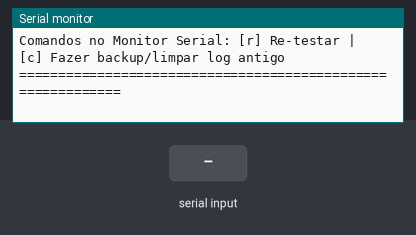
The sketch below on a simulated ESP32. Shown: the last lines printed to the serial monitor. Inputs (shaded band) come from the test bench. Storage starts empty.

Above: at 2.5 s.
2.6 s: "rms;pico\n" received over Serial
At 3.8 s:
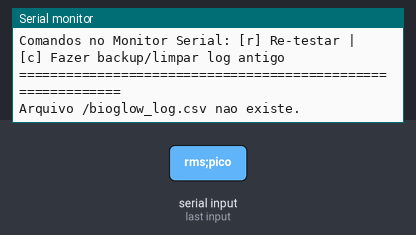
4.4 s: "r\n" received over Serial
At 4.62 s:
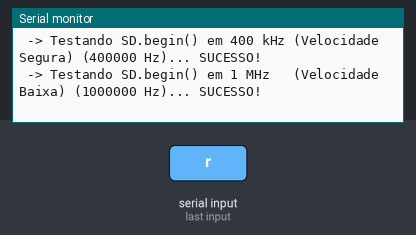

Measured:
- after the input at 2.6 s, the serial monitor: prints a new line after 0.36 s (image 1)

The sketch:

teste_sd_diagnostico.ino
```cpp
#include <Arduino.h>
#include <SPI.h>
#include <SD.h>

// ============================================================================
// MINI CÓDIGO DE DIAGNÓSTICO DO CARTÃO SD - PROJETO BIOGLOW (ESP32)
// ============================================================================
// Pinos do barramento VSPI usados no bioglow_boia.ino:
const int SD_CS   = 5;
const int SD_SCK  = 18;
const int SD_MISO = 19;
const int SD_MOSI = 23;

const char* ARQUIVO_TESTE = "/teste_sd_bioglow.txt";
const char* ARQUIVO_LOG   = "/bioglow_log.csv";

void testarPinosEletricos() {
  Serial.println("\n--- [ETAPA 1] DIAGNOSTICO ELETRICO DOS PINOS SPI ---");

  // Testa se MISO (GPIO 19) esta preso em GND ou respondendo ao pull-up
  pinMode(SD_CS, OUTPUT);
  digitalWrite(SD_CS, HIGH); // Desativa o chip select do SD

  pinMode(SD_MISO, INPUT_PULLDOWN);
  delay(10);
  int misoDown = digitalRead(SD_MISO);

  pinMode(SD_MISO, INPUT_PULLUP);
  delay(10);
  int misoUp = digitalRead(SD_MISO);

  Serial.printf("GPIO 19 (MISO) com PULLDOWN: %s | com PULLUP: %s\n",
                misoDown ? "HIGH (3.3V)" : "LOW (0V)",
                misoUp   ? "HIGH (3.3V)" : "LOW (0V)");

  if (misoUp == LOW) {
    Serial.println("[ALERTA CRITICO] O pino MISO (GPIO 19) esta preso em LOW (0V) mesmo com PULLUP!");
    Serial.println(" -> Possivel curto com GND, fio ligado errado, ou modulo SD sem alimentacao (VCC desligado) segurando a linha.");
  } else {
    Serial.println("[OK] Linha MISO responde ao nivel ALTO (nao esta em curto com GND).");
  }

  // Verifica se CS (GPIO 5) consegue subir para HIGH
  pinMode(SD_CS, INPUT_PULLUP);
  delay(5);
  int csVal = digitalRead(SD_CS);
  pinMode(SD_CS, OUTPUT);
  digitalWrite(SD_CS, HIGH);
  Serial.printf("GPIO 5  (CS)   em repouso: %s\n", csVal ? "HIGH (OK)" : "LOW (ALERTA: preso em 0V!)");
}

bool testarFrequenciaSPI(uint32_t freqHz, const char* rotulo) {
  SD.end();
  SPI.end();
  delay(50);

  pinMode(SD_CS, OUTPUT);
  digitalWrite(SD_CS, HIGH);
  pinMode(SD_MISO, INPUT_PULLUP); // Ajuda modulos SD sem pull-up forte no DO/MISO

  SPI.begin(SD_SCK, SD_MISO, SD_MOSI, SD_CS);
  delay(20);

  Serial.printf(" -> Testando SD.begin() em %s (%lu Hz)... ", rotulo, (unsigned long)freqHz);
  bool ok = SD.begin(SD_CS, SPI, freqHz);
  if (!ok) {
    Serial.println("FALHOU!");
    return false;
  }

  uint8_t cardType = SD.cardType();
  if (cardType == CARD_NONE) {
    Serial.println("FALHOU (CARD_NONE - nenhum cartao detectado)!");
    SD.end();
    return false;
  }

  Serial.println("SUCESSO!");
  return true;
}

void inspecionarArquivoLog() {
  Serial.println("\n--- [ETAPA 5] INSPECAO DO ARQUIVO /bioglow_log.csv ---");
  if (!SD.exists(ARQUIVO_LOG)) {
    Serial.println("O arquivo /bioglow_log.csv ainda NAO existe no cartao.");
    return;
  }

  File f = SD.open(ARQUIVO_LOG, FILE_READ);
  if (!f) {
    Serial.println("[ERRO] Nao foi possivel abrir /bioglow_log.csv para leitura!");
    return;
  }

  size_t tamanho = f.size();
  Serial.printf("Arquivo encontrado! Tamanho: %u bytes\n", (unsigned int)tamanho);
  Serial.println("Primeiras 5 linhas do arquivo:");
  Serial.println("--------------------------------------------------");

  int linhaNum = 0;
  String primeiraLinha = "";
  while (f.available() && linhaNum < 5) {
    String linha = f.readStringUntil('\n');
    linha.trim();
    if (linhaNum == 0) primeiraLinha = linha;
    Serial.printf("  [%d] %s\n", linhaNum + 1, linha.c_str());
    linhaNum++;
  }
  Serial.println("--------------------------------------------------");

  if (primeiraLinha.indexOf("rms;pico") >= 0) {
    Serial.println("[ATENCAO - CAUSA DE SOFTWARE DETECTADA!]");
    Serial.println(" -> O arquivo /bioglow_log.csv tem o cabecalho ANTIGO (epoch;data;hora;rms;pico - 5 colunas)!");
    Serial.println(" -> O codigo novo (bioglow_boia.ino) exige 7 colunas (epoch;data;hora;ph;temp;cond;turb)");
    Serial.println("    e ignora todas as linhas antigas de 5 colunas!");
    Serial.println(" -> Digite 'c' no Monitor Serial para renomear/limpar o log antigo.");
  }
  f.close();
}

void executarDiagnosticoCompleto() {
  Serial.println("\n============================================================");
  Serial.println("     INICIANDO DIAGNOSTICO COMPLETO DO SD (BIOGLOW)");
  Serial.println("============================================================");
  Serial.printf("Pinos configurados: CS=%d | SCK=%d | MISO=%d | MOSI=%d\n",
                SD_CS, SD_SCK, SD_MISO, SD_MOSI);

  // 1. Teste eletrico dos pinos
  testarPinosEletricos();

  // 2. Teste de inicializacao em diferentes frequencias SPI
  Serial.println("\n--- [ETAPA 2] TESTE DE BARRAMENTO SPI E VELOCIDADES ---");
  bool ok400k = testarFrequenciaSPI(400000,  "400 kHz (Velocidade Segura)");
  bool ok1M   = testarFrequenciaSPI(1000000, "1 MHz   (Velocidade Baixa)");
  bool ok4M   = testarFrequenciaSPI(4000000, "4 MHz   (Velocidade do Projeto)");

  if (!ok400k && !ok1M && !ok4M) {
    Serial.println("\n[RESULTADO: FALHA TOTAL DE COMUNICACAO SPI COM O SD]");
    Serial.println("Verifique os seguintes itens no seu novo circuito:");
    Serial.println("  1. ALIMENTACAO (VCC do modulo SD):");
    Serial.println("     - Se for o modulo SD tradicional (azul com regulador AMS1117), o VCC DEVE ir no 5V (VIN), NAO no 3V3!");
    Serial.println("     - Se estiver no 3V3, o regulador derruba a tensao para ~2.2V e o cartao para de funcionar.");
    Serial.println("  2. INVERSAO MISO / MOSI:");
    Serial.println("     - Confira se MISO esta no GPIO 19 e MOSI no GPIO 23 (no SPI nao se cruza fios, e MISO->19 e MOSI->23).");
    Serial.println("  3. CONFLITO COM O NOVO SENSOR DS18B20 (GPIO 4):");
    Serial.println("     - O GPIO 4 fica colado no GPIO 5 (SD_CS). Verifique se o resistor de pull-up do DS18B20");
    Serial.println("       nao esta encostando no GPIO 5 ou ligado no pino errado da protoboard.");
    Serial.println("  4. QUEDA DE TENSAO / GND:");
    Serial.println("     - Desconecte temporariamente o VCC dos sensores de pH, Turbidez e TDS e digite 'r' para re-testar.");
    return;
  }

  if ((ok400k || ok1M) && !ok4M) {
    Serial.println("\n[ALERTA DE HARDWARE] O cartao funciona em baixa velocidade, mas FALHA em 4 MHz!");
    Serial.println(" -> Causa: Ruido nos jumpers da protoboard, cabos longos ou queda de tensao (3.3V/5V).");
    Serial.println(" -> Mantendo conexao em 1 MHz para continuar os testes...");
    testarFrequenciaSPI(1000000, "1 MHz");
  }

  // 3. Informacoes do Cartao
  Serial.println("\n--- [ETAPA 3] INFORMACOES DO CARTAO SD ---");
  uint8_t cardType = SD.cardType();
  Serial.print("Tipo do Cartao: ");
  if (cardType == CARD_MMC)       Serial.println("MMC");
  else if (cardType == CARD_SD)   Serial.println("SDSC (Ate 2 GB)");
  else if (cardType == CARD_SDHC) Serial.println("SDHC / SDXC (> 2 GB)");
  else                            Serial.println("DESCONHECIDO");

  uint64_t cardSizeMB = SD.cardSize() / (1024ULL * 1024ULL);
  uint64_t totalMB    = SD.totalBytes() / (1024ULL * 1024ULL);
  uint64_t usedMB     = SD.usedBytes() / (1024ULL * 1024ULL);
  Serial.printf("Tamanho Fisico: %llu MB | Volume FAT: %llu MB | Usado: %llu MB\n",
                cardSizeMB, totalMB, usedMB);

  // 4. Teste de Escrita e Leitura
  Serial.println("\n--- [ETAPA 4] TESTE DE ESCRITA E LEITURA DE ARQUIVO ---");
  File fw = SD.open(ARQUIVO_TESTE, FILE_WRITE);
  if (!fw) {
    Serial.println("[ERRO] O cartao iniciou, mas FALHOU ao criar arquivo para escrita!");
    Serial.println(" -> Possivel cartao corrompido (formate em FAT32) ou queda de tensao no pico de escrita.");
  } else {
    String msgTeste = "Teste Bioglow SD OK - millis=" + String(millis());
    fw.println(msgTeste);
    fw.close();
    Serial.println("[OK] Escrita concluida com sucesso.");

    File fr = SD.open(ARQUIVO_TESTE, FILE_READ);
    if (!fr) {
      Serial.println("[ERRO] Falhou ao reabrir o arquivo de teste para leitura!");
    } else {
      String lido = fr.readStringUntil('\n');
      lido.trim();
      fr.close();
      Serial.printf("[OK] Conteudo lido do SD: \"%s\"\n", lido.c_str());
    }
  }

  // 5. Inspeciona o arquivo do projeto (/bioglow_log.csv)
  inspecionarArquivoLog();

  Serial.println("\n============================================================");
  Serial.println("Comandos no Monitor Serial: [r] Re-testar | [c] Fazer backup/limpar log antigo");
  Serial.println("============================================================\n");
}

void setup() {
  Serial.begin(115200);
  delay(1000);
  executarDiagnosticoCompleto();
}

void loop() {
  if (Serial.available()) {
    char c = Serial.read();
    if (c == 'r' || c == 'R') {
      executarDiagnosticoCompleto();
    } else if (c == 'c' || c == 'C') {
      if (SD.exists(ARQUIVO_LOG)) {
        SD.remove("/bioglow_log_antigo.csv");
        if (SD.rename(ARQUIVO_LOG, "/bioglow_log_antigo.csv")) {
          Serial.println("[OK] /bioglow_log.csv renomeado para /bioglow_log_antigo.csv!");
        } else {
          SD.remove(ARQUIVO_LOG);
          Serial.println("[OK] /bioglow_log.csv removido!");
        }
      } else {
        Serial.println("Arquivo /bioglow_log.csv nao existe.");
      }
    }
  }
}
```
